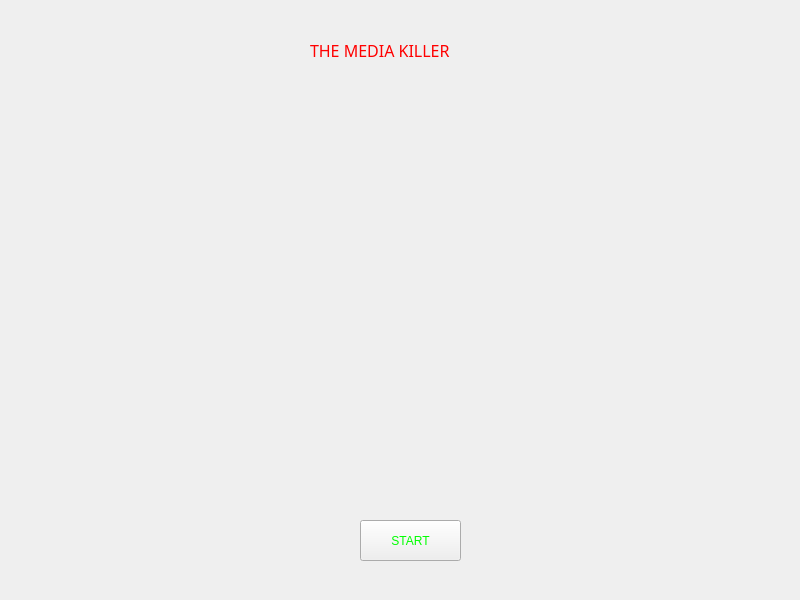
<?xml version="1.0" encoding="UTF-8"?>
<ui version="4.0">
 <class>pantalla1</class>
 <widget class="QWidget" name="pantalla1">
  <property name="geometry">
   <rect>
    <x>0</x>
    <y>0</y>
    <width>800</width>
    <height>600</height>
   </rect>
  </property>
  <property name="windowTitle">
   <string>Form</string>
  </property>
  <property name="styleSheet">
   <string notr="true">background-image: url(:/Sprite/game_objects/R.jpg);</string>
  </property>
  <widget class="QPushButton" name="pushButton">
   <property name="geometry">
    <rect>
     <x>360</x>
     <y>520</y>
     <width>101</width>
     <height>41</height>
    </rect>
   </property>
   <property name="styleSheet">
    <string notr="true">font: 16pt &quot;Segoe UI&quot;;
color: rgb(0, 255, 0);</string>
   </property>
   <property name="text">
    <string>START</string>
   </property>
  </widget>
  <widget class="QLabel" name="label">
   <property name="geometry">
    <rect>
     <x>310</x>
     <y>30</y>
     <width>191</width>
     <height>41</height>
    </rect>
   </property>
   <property name="font">
    <font>
     <family>Berlin Sans FB Demi</family>
     <pointsize>12</pointsize>
     <weight>9</weight>
     <italic>false</italic>
     <bold>false</bold>
    </font>
   </property>
   <property name="styleSheet">
    <string notr="true">font: 20pt &quot;Segoe UI&quot;;
font: 18pt &quot;MS Shell Dlg 2&quot;;
font: 75 16pt &quot;MS Shell Dlg 2&quot;;
font: 20pt &quot;MS Shell Dlg 2&quot;;
font: 75 12pt &quot;Berlin Sans FB Demi&quot;;
color: rgb(255, 0, 0);</string>
   </property>
   <property name="text">
    <string>THE MEDIA KILLER</string>
   </property>
  </widget>
 </widget>
 <resources/>
 <connections/>
</ui>
